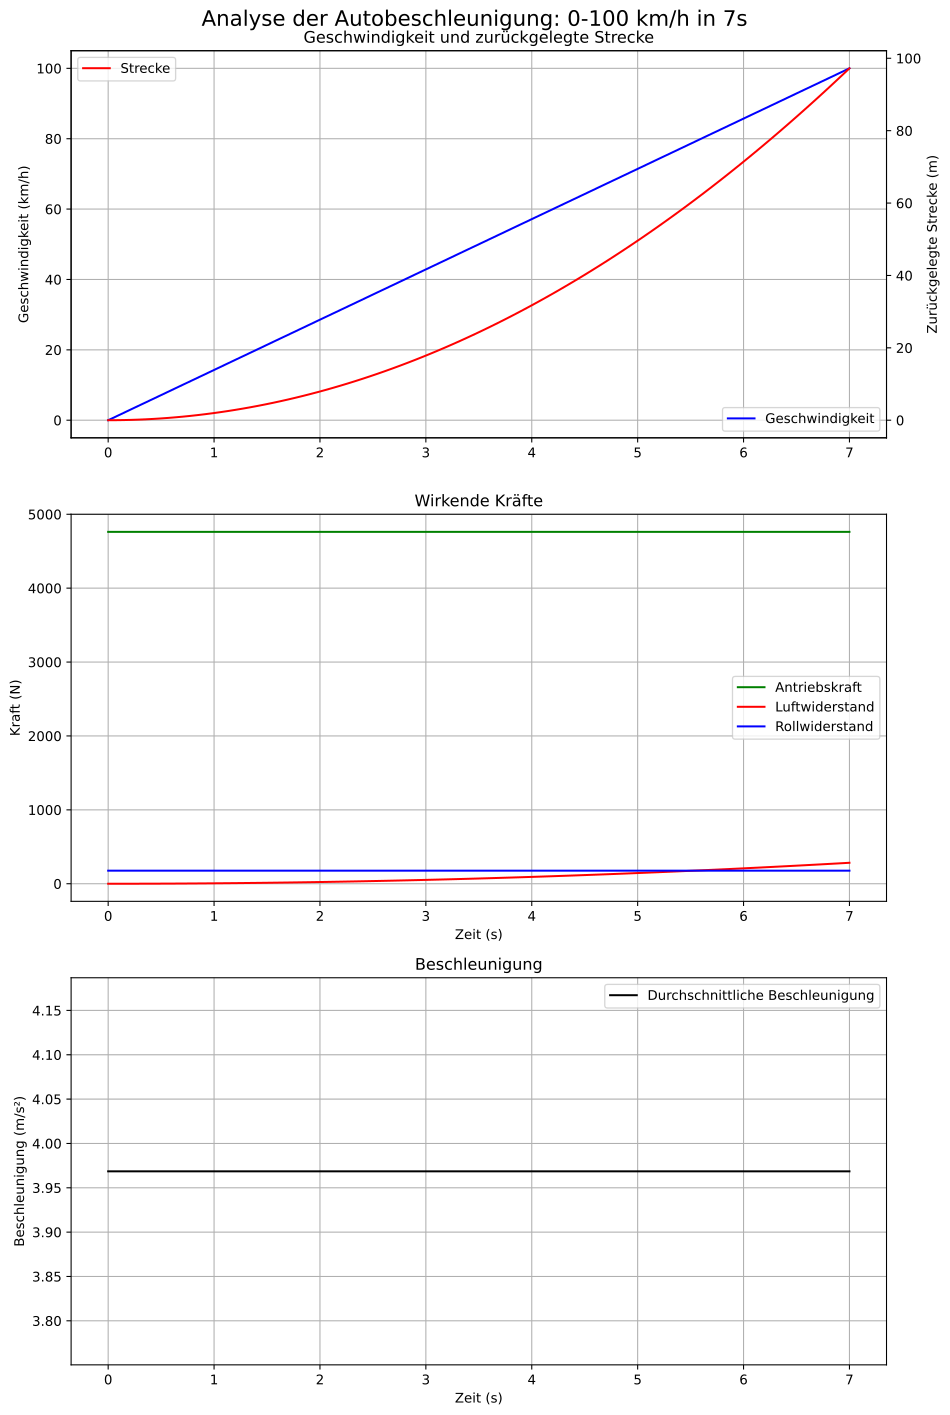

The script that saved this image:
import numpy as np
import matplotlib.pyplot as plt

# Parameter
m = 1200  # Masse in kg
t = np.linspace(0, 7, 100)  # Zeitpunkte
v_end = 27.78  # Endgeschwindigkeit in m/s (100 km/h)

# Berechnung der Geschwindigkeit und Position
a = v_end / 7  # Durchschnittliche Beschleunigung
v = a * t  # Geschwindigkeit
s = 0.5 * a * t**2  # Zurückgelegte Strecke

# Kräfte berechnen (vereinfacht)
F_antrieb = m * a * np.ones_like(t)  # Antriebskraft (konstant angenommen)
F_luft = 0.5 * 1.225 * 0.3 * 2 * v**2  # Luftwiderstand (geschätzte Parameter)
F_roll = 0.015 * m * 9.81 * np.ones_like(t)  # Rollwiderstand (geschätzt)

# Plotting
fig, (ax1, ax2, ax3) = plt.subplots(3, 1, figsize=(10, 15))
fig.suptitle('Analyse der Autobeschleunigung: 0-100 km/h in 7s', fontsize=16)

# Geschwindigkeit und Strecke
ax1.plot(t, v * 3.6, 'b-', label='Geschwindigkeit')
ax1.set_ylabel('Geschwindigkeit (km/h)')
ax1.legend(loc='lower right')
ax1.grid(True)

ax1_twin = ax1.twinx()
ax1_twin.plot(t, s, 'r-', label='Strecke')
ax1_twin.set_ylabel('Zurückgelegte Strecke (m)')
ax1_twin.legend(loc='upper left')

ax1.set_title('Geschwindigkeit und zurückgelegte Strecke')

# Kräfte
ax2.plot(t, F_antrieb, 'g-', label='Antriebskraft')
ax2.plot(t, F_luft, 'r-', label='Luftwiderstand')
ax2.plot(t, F_roll, 'b-', label='Rollwiderstand')
ax2.set_xlabel('Zeit (s)')
ax2.set_ylabel('Kraft (N)')
ax2.legend()
ax2.grid(True)
ax2.set_title('Wirkende Kräfte')

# Beschleunigung
ax3.plot(t, a * np.ones_like(t), 'k-', label='Durchschnittliche Beschleunigung')
ax3.set_xlabel('Zeit (s)')
ax3.set_ylabel('Beschleunigung (m/s²)')
ax3.legend()
ax3.grid(True)
ax3.set_title('Beschleunigung')

plt.tight_layout()
plt.savefig('autobeschleunigung_0_100.png', format='png', dpi=300, bbox_inches='tight')
plt.savefig('autobeschleunigung_0_100.svg', format='svg', dpi=300, bbox_inches='tight')
print("Abbildung als PNG und SVG gespeichert.")
plt.show()